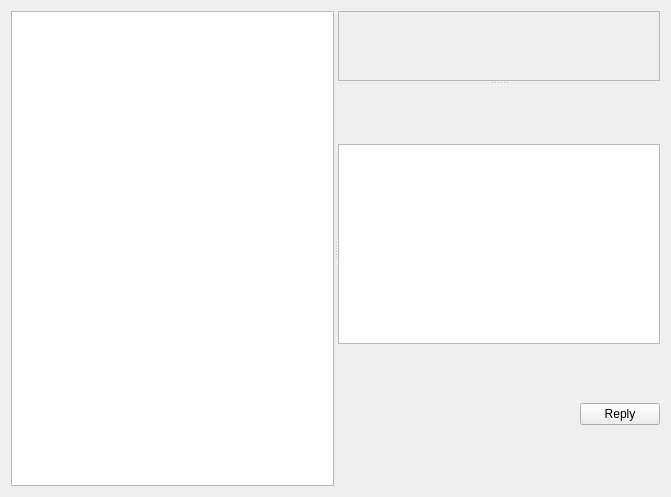
<?xml version="1.0" encoding="UTF-8"?>
<ui version="4.0">
 <class>messages</class>
 <widget class="QWidget" name="messages">
  <property name="geometry">
   <rect>
    <x>0</x>
    <y>0</y>
    <width>671</width>
    <height>497</height>
   </rect>
  </property>
  <property name="windowTitle">
   <string>Form</string>
  </property>
  <layout class="QGridLayout" name="gridLayout_2">
   <item row="0" column="0">
    <widget class="QSplitter" name="splitter_2">
     <property name="orientation">
      <enum>Qt::Horizontal</enum>
     </property>
     <widget class="QTreeWidget" name="usersTreeWidget">
      <property name="maximumSize">
       <size>
        <width>400</width>
        <height>16777215</height>
       </size>
      </property>
      <property name="styleSheet">
       <string notr="true">QTreeView::item {padding: 2px;}</string>
      </property>
      <property name="alternatingRowColors">
       <bool>true</bool>
      </property>
      <property name="verticalScrollMode">
       <enum>QAbstractItemView::ScrollPerPixel</enum>
      </property>
      <attribute name="headerVisible">
       <bool>false</bool>
      </attribute>
      <column>
       <property name="text">
        <string notr="true">1</string>
       </property>
      </column>
     </widget>
     <widget class="QSplitter" name="splitter">
      <property name="orientation">
       <enum>Qt::Vertical</enum>
      </property>
      <widget class="QScrollArea" name="conversationScrollArea">
       <property name="widgetResizable">
        <bool>true</bool>
       </property>
       <widget class="QWidget" name="scrollAreaWidgetContents">
        <property name="geometry">
         <rect>
          <x>0</x>
          <y>0</y>
          <width>323</width>
          <height>69</height>
         </rect>
        </property>
       </widget>
      </widget>
      <widget class="QWidget" name="gridLayoutWidget">
       <layout class="QGridLayout" name="gridLayout">
        <property name="margin">
         <number>0</number>
        </property>
        <property name="spacing">
         <number>0</number>
        </property>
        <item row="3" column="2">
         <widget class="QPushButton" name="replyPushButton">
          <property name="minimumSize">
           <size>
            <width>80</width>
            <height>0</height>
           </size>
          </property>
          <property name="maximumSize">
           <size>
            <width>80</width>
            <height>16777215</height>
           </size>
          </property>
          <property name="text">
           <string>Reply</string>
          </property>
         </widget>
        </item>
        <item row="1" column="0" colspan="3">
         <widget class="QTextEdit" name="replyTextEdit">
          <property name="maximumSize">
           <size>
            <width>16777215</width>
            <height>200</height>
           </size>
          </property>
          <property name="styleSheet">
           <string notr="true"/>
          </property>
         </widget>
        </item>
        <item row="3" column="1">
         <spacer name="horizontalSpacer">
          <property name="orientation">
           <enum>Qt::Horizontal</enum>
          </property>
          <property name="sizeHint" stdset="0">
           <size>
            <width>40</width>
            <height>20</height>
           </size>
          </property>
         </spacer>
        </item>
        <item row="0" column="0" colspan="3">
         <layout class="QVBoxLayout" name="editorLayout">
          <property name="spacing">
           <number>0</number>
          </property>
          <property name="margin">
           <number>0</number>
          </property>
         </layout>
        </item>
       </layout>
      </widget>
     </widget>
    </widget>
   </item>
  </layout>
 </widget>
 <resources/>
 <connections/>
</ui>
